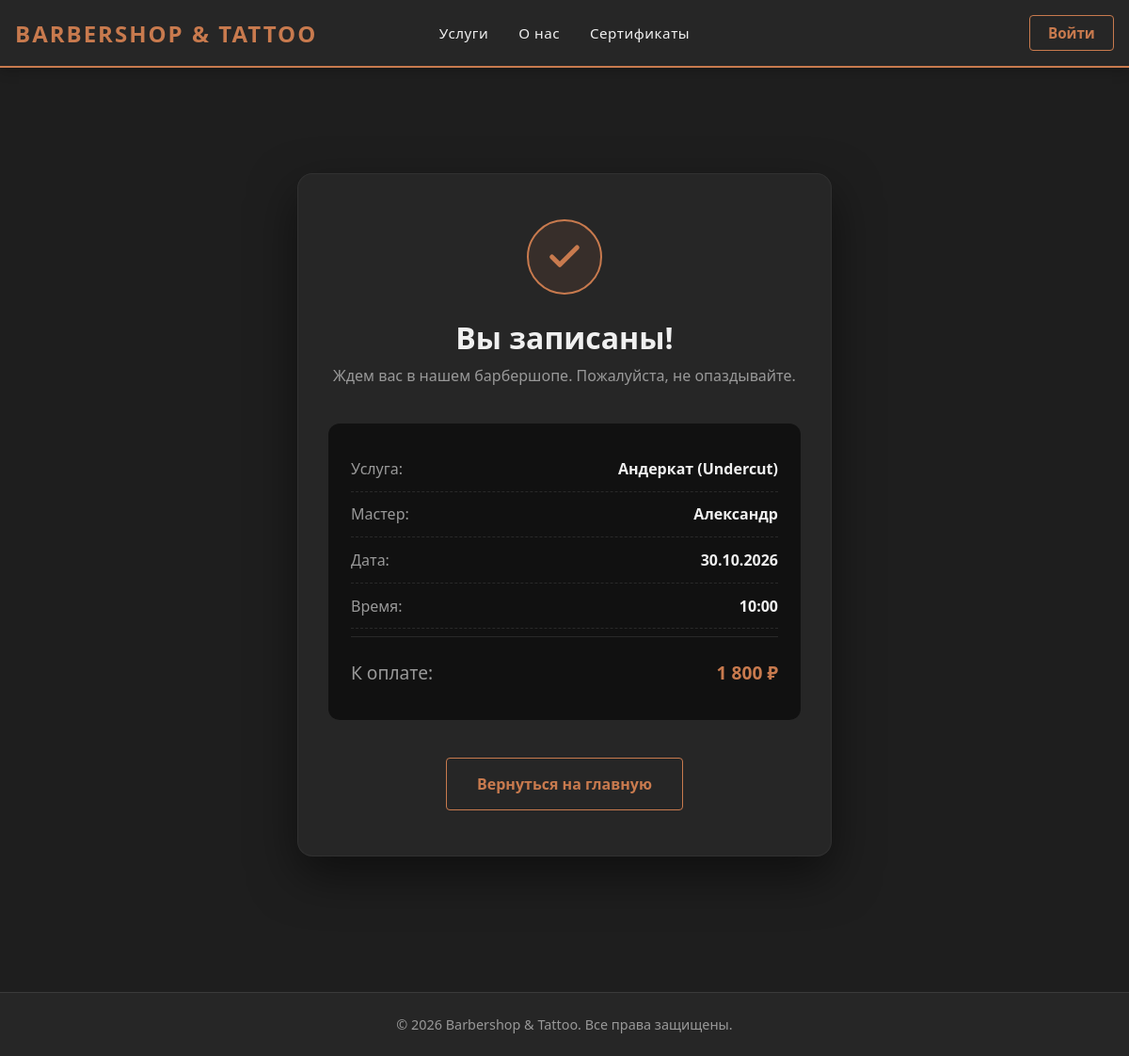
The app's page /success/index.php?id=9 with its own data.
### tables this page shows
CREATE TABLE `bookings` (
  `id` int NOT NULL,
  `client_id` int DEFAULT NULL,
  `client_name` varchar(255) DEFAULT NULL,
  `client_phone` varchar(20) DEFAULT NULL,
  `master_id` int NOT NULL,
  `service_id` int NOT NULL,
  `certificate_id` int DEFAULT NULL,
  `booking_date` date NOT NULL,
  `start_time` time NOT NULL,
  `end_time` time NOT NULL,
  `total_price` decimal(10,2) NOT NULL,
  `status` enum('pending','confirmed','cancelled','completed') DEFAULT 'pending',
  `created_at` timestamp NULL DEFAULT CURRENT_TIMESTAMP
);

CREATE TABLE `services` (
  `id` int NOT NULL,
  `category` varchar(50) NOT NULL,
  `sort_order` int DEFAULT '0',
  `name` varchar(100) NOT NULL,
  `price` decimal(10,2) NOT NULL,
  `duration` int NOT NULL,
  `type` enum('fixed','area','zone') DEFAULT 'fixed',
  `is_active` tinyint(1) DEFAULT '1'
);

CREATE TABLE `masters` (
  `id` int NOT NULL,
  `user_id` int DEFAULT NULL,
  `name` varchar(100) NOT NULL,
  `specialization` varchar(255) NOT NULL,
  `avatar` varchar(255) DEFAULT NULL,
  `is_active` tinyint(1) DEFAULT '1'
);

### success/index.php (the view, shortened to what this page needs)
<?php
require_once __DIR__ . '/../src/init.php';
$id = isset($_GET['id']) ? (int)$_GET['id'] : 0;
$stmt = $db->prepare("
    SELECT b.*, s.name as service_name, m.name as master_name
    FROM bookings b
    JOIN services s ON b.service_id = s.id
    JOIN masters m ON b.master_id = m.id
    WHERE b.id = ?
");
$stmt->execute([$id]);
$booking = $stmt->fetch();
require_once __DIR__ . '/../template/header.php';
echo '<link rel="stylesheet" href="/template/pages/success/style.css">';
?>
    <div class="container" style="max-width: 600px;">
        <div class="success-card">
            <div class="success-icon">
                <svg viewBox="0 0 24 24" fill="none" stroke="currentColor" stroke-width="3" stroke-linecap="round" stroke-linejoin="round">
                    <polyline points="20 6 9 17 4 12"></polyline>
                </svg>
            </div>
            <h1 class="success-title">Вы записаны!</h1>
            <p class="success-subtitle">Ждем вас в нашем барбершопе. Пожалуйста, не опаздывайте.</p>
            <div class="receipt">
                <div class="receipt-row">
                    <span>Услуга:</span>
                    <strong><?= htmlspecialchars($booking['service_name']) ?></strong>
                </div>
                <div class="receipt-row">
                    <span>Мастер:</span>
                    <strong><?= htmlspecialchars($booking['master_name']) ?></strong>
                </div>
                <div class="receipt-row">
                    <span>Дата:</span>
                    <strong><?= date('d.m.Y', strtotime($booking['booking_date'])) ?></strong>
                </div>
                <div class="receipt-row">
                    <span>Время:</span>
                    <strong><?= substr($booking['start_time'], 0, 5) ?></strong>
                </div>
                <div class="receipt-row total">
                    <span>К оплате:</span>
                    <strong><?= number_format($booking['total_price'], 0, '', ' ') ?> ₽</strong>
                </div>
            </div>
            <a href="/" class="btn-home">Вернуться на главную</a>
        </div>
    </div>
<?php require_once __DIR__ . '/../template/footer.php'; ?>

### template/style.css (style rules this page uses)
:root { --accent-color: #c87a4e; --bg-main: #1e1e1e; --bg-surface: #262626; --text-main: #f0f0f0; --text-muted: #999999; }
* { margin: 0; padding: 0; box-sizing: border-box; font-family: system-ui, -apple-system, sans-serif; }
body { background-color: var(--bg-main); color: var(--text-main); display: flex; flex-direction: column; min-height: 100vh; }
.container { max-width: 1200px; margin: 0 auto; padding: 0 1rem; width: 100%; }

### template/pages/success/style.css (style rules this page uses)
.success-card { background: var(--bg-surface); border: 1px solid rgba(255, 255, 255, 0.05); border-radius: 16px; padding: 3rem 2rem; text-align: center; box-shadow: 0 20px 50px rgba(0, 0, 0, 0.5); margin-top: 5rem; margin-bottom: 5rem; }
.success-icon { width: 80px; height: 80px; background: rgba(200, 122, 78, 0.1); border: 2px solid var(--accent-color); border-radius: 50%; margin: 0 auto 1.5rem auto; display: flex; align-items: center; justify-content: center; color: var(--accent-color); }
.success-icon svg { width: 40px; height: 40px; }
.success-title { color: var(--text-main); font-size: 2rem; margin-bottom: 0.5rem; }
.success-subtitle { color: var(--text-muted); margin-bottom: 2.5rem; }
.receipt { background: #111; border-radius: 12px; padding: 1.5rem; margin-bottom: 2.5rem; text-align: left; }
.receipt-row { display: flex; justify-content: space-between; padding: 0.8rem 0; border-bottom: 1px dashed rgba(255, 255, 255, 0.1); color: var(--text-muted); }
.receipt-row strong { color: var(--text-main); }
.receipt-row:last-child { border-bottom: none; }
.receipt-row.total { margin-top: 0.5rem; padding-top: 1.5rem; border-top: 1px solid rgba(255, 255, 255, 0.1); font-size: 1.2rem; }
.receipt-row.total strong { color: var(--accent-color); }
.btn-home { display: inline-block; background: transparent; color: var(--accent-color); border: 1px solid var(--accent-color); padding: 1rem 2rem; border-radius: 4px; text-decoration: none; font-weight: 600; transition: all 0.3s ease; }

### records on screen
bookings: service.name "Андеркат (Undercut)", master.name "Александр", booking_date "30.10.2026", start_time "10:00", total_price "1 800"
